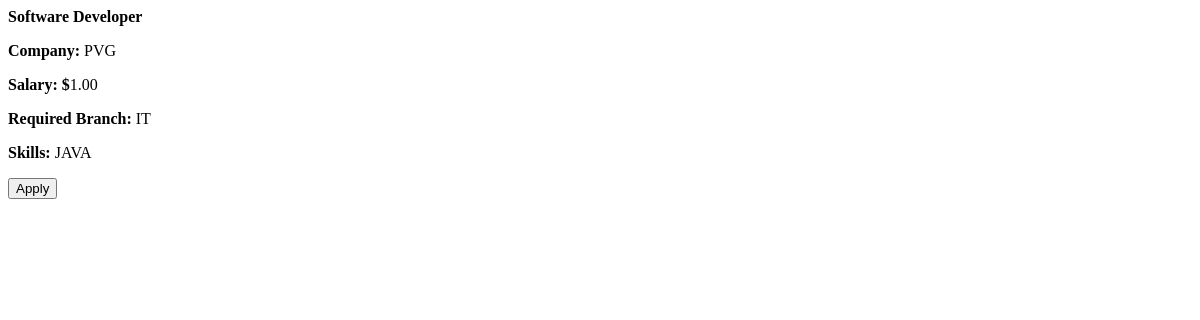
The app's page /pvg/list/, older data.
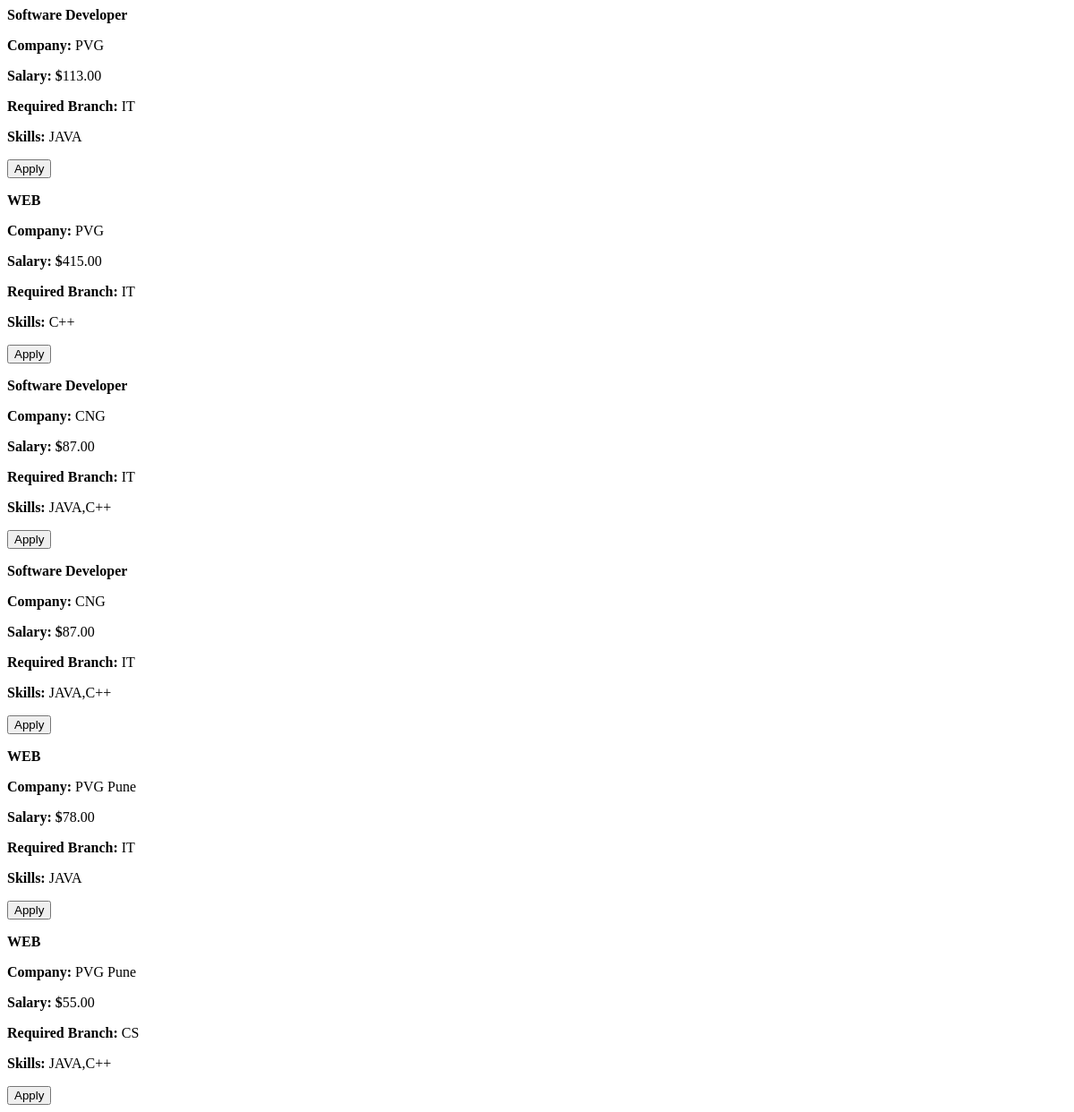
The same page, newer data.
### pvg/models.py (models this page shows, shortened)
class JobDetail(models.Model):
    job_id =models.IntegerField(primary_key=True)
    job_title = models.CharField(max_length=100)
    company_logo = models.ImageField(upload_to='company_logos/')
    company_name = models.CharField(max_length=100)
    salary = models.DecimalField(max_digits=10, decimal_places=2)
    required_branch = models.CharField(max_length=50)
    skills = models.TextField()
    location = models.CharField(max_length=50, default='')
    system_time=models.DateTimeField()

### pvg/views.py (the view)
# urls.py: path('list/',views.list,name='list'),
def list(request):
    job_details = JobDetail.objects.all()
    return render(request, 'list.html', {'job_details': job_details})

### pvg/templates/list.html
    {% block body %}
        {% for job_detail in job_details %}
        <div class= " w-23 bg-slate-400 h-35 mt-3 m-20 rounded-lg ">
            <p class="m-3 p-3 font-serif text-3xl "> <b>{{ job_detail.job_title }}</b></p>
            <p class="m-3 p-3 text-lg"><b>Company:</b> {{ job_detail.company_name }}</p>
            <p class="m-3 p-3 text-lg"><b>Salary: $</b>{{ job_detail.salary }}</p>
            <p class="m-3 p-3 text-lg"><b>Required Branch:</b> {{ job_detail.required_branch }}</p>
            <p class="m-3 p-3 text-lg"><b>Skills:</b> {{ job_detail.skills }}</p>
            <button class="m-3 p-3 rounded-md bg-blue-600 hover:bg-blue-950"> <a url=''>Apply</a></button>
        </div>
    {% endfor %}
{%endblock%}

Row changes from the older to the newer data that the page shows:
changed JobDetail (number 1 of 6 on the later page): salary "1.00" → "113.00"
added JobDetail: job_title "WEB", company_name "PVG", salary "415.00", required_branch "IT", skills "C++"
added JobDetail: job_title "Software Developer", company_name "CNG", salary "87.00", required_branch "IT", skills "JAVA,C++"
added JobDetail: job_title "Software Developer", company_name "CNG", salary "87.00", required_branch "IT", skills "JAVA,C++"
added JobDetail: job_title "WEB", company_name "PVG Pune", salary "78.00", required_branch "IT", skills "JAVA"
added JobDetail: job_title "WEB", company_name "PVG Pune", salary "55.00", required_branch "CS", skills "JAVA,C++"
